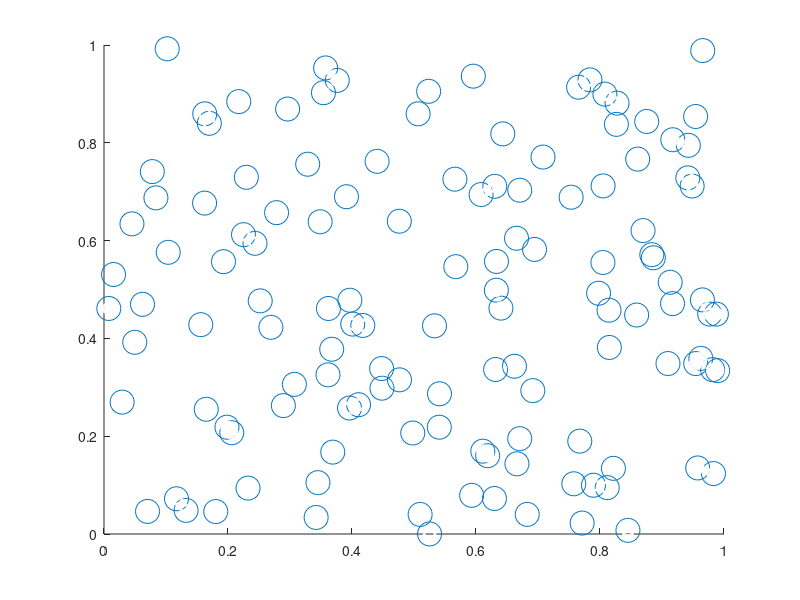

Here is the MATLAB script that generated this plot: (Note: this script raises an error after producing the figure.)
% @file     lloyd.m
% @author   afruehstueck
% @date     23/03/2017
%
% perform lloyd's algorithm on N randomly seeded points and iterate until
% mean squared error goes below a specified maximum error value
%
% parameter seed_from_center seeds all points within a region at the center
% of the plot

function lloyd(N, max_iterations, max_error, seed_from_center)
    %% settings
    % number of seed points
    if nargin < 1
        N = 128;
        seed_from_center = false;

        % iterate until error gets small
        max_error = 1e-8;
        % additional constraint to avoid iterating forever
        max_iterations = 500;
    end
    
    %%
    %initialize random point positions    
    if seed_from_center
        % seed from center
        pts_x = 0.4 + rand(N, 1) * 0.2;
        pts_y = 0.4 + rand(N, 1) * 0.2;
    else
        % seed in entire plot
        pts_x = rand(N, 1);
        pts_y = rand(N, 1);
    end
        
    %initialize centroids
    cts_x = ones(N, 1);
    cts_y = ones(N, 1);
    
    % bounding box
    bounds = [ 0, 0; 0, 1; 1, 1; 1, 0 ];
    
    % create figure
    scr = get(0, 'ScreenSize'); 
    figure('Name', 'Lloyd''s Algorithm', 'NumberTitle', 'off', 'Position', [100 150 2*scr(4)/3 2*scr(4)/3]);
    hold on;
    
    % assign random colors from colormap to cells
    colors = viridis(N);
    
    % polygon plots for each cell
    cells_plots = zeros(N, 1);
    for idx = 1:N
        cells_plots(idx) = patch(pts_x(idx), pts_y(idx), colors(idx, :));
    end
    
    % plot containing the current points - colormap shows the current error
    % for each point: the more yellow it gets, the smaller the error
    pts_plot = scatter(pts_x, pts_y, 300, 'r.');
    colormap(flipud(autumn))
    caxis([1e-5 1e-3])
    
    % plot containing the polygon centroids
    cts_plot = plot(pts_x, pts_y, 'wo', 'MarkerSize', 8, 'LineWidth', 2);
    
    cur_iteration = 0;
    %initialize mean squared error
    MSE = 1;
    while(MSE > max_error && cur_iteration < max_iterations)   
        cur_iteration = cur_iteration + 1;
        
        % use helper function to calculate bounded voronoi regions
        [V, C] = voronoiBounded(pts_x, pts_y, bounds);

        for idx = 1:numel(C)
            verts_x = V(C{idx}, 1);
            verts_y = V(C{idx}, 2);
            [cts_x(idx), cts_y(idx)] = centroid(verts_x, verts_y);
        
            % update the voronoi cells in plot
            set(cells_plots(idx), 'XData', verts_x, 'YData', verts_y);
        end
        
        % calculate euclidean distances between point positions and new centroid positions
        errors = norm_per_row([cts_x cts_y] - [pts_x pts_y]);
        squared_errors = errors.^2;
        MSE = 1/N * sum(squared_errors);
        disp(['current MSE: ', num2str(MSE)]);
        
        % move all points to new centroid positions (unless these are nan)
        pts_x = ~isnan(cts_x) .* cts_x + isnan(cts_x) .* pts_x;
        pts_y = ~isnan(cts_y) .* cts_y + isnan(cts_y) .* pts_y;
        
        % update centroid positions in plot
        set(cts_plot, 'XData', cts_x, 'YData', cts_y);
        
        % redraw all plot contents during animation
        drawnow;
        
        % update point positions in plot
        set(pts_plot, 'XData', pts_x, 'YData', pts_y, 'CData', errors);
    end
    
    % output evaluation
    if cur_iteration == max_iterations
        disp(['suspended algorithm after ', num2str(max_iterations), ' iterations']);
    else
        disp(['algorithm converged after ', num2str(cur_iteration), ' iterations']);
    end
end